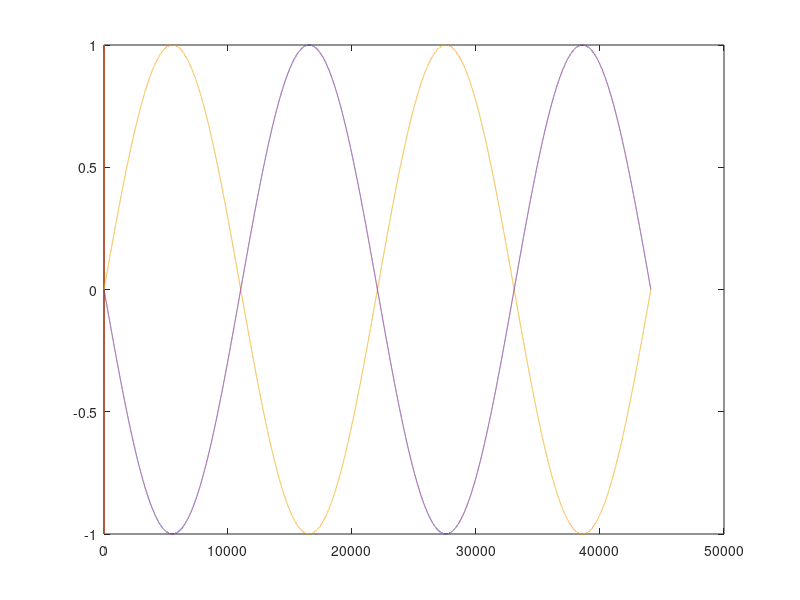

Source code (MATLAB):
clc, clear all, close all
%%
% inversion de polaridad : cambiar la senal en sus valores de amplitud positivos
% por los negativos (positvo = compresion de la senal).. no depende d ela
% frecuencia

entrada = [0; 0.5;1;0.5;0;-0.5;-1;-0.5;0],amplitud = -1; 

for muestra = 1: length(entrada) 
    salida(muestra,1) = amplitud * entrada(muestra,1); % anadir una amplitud a la senal de entrada que cambia el signo

end
plot(entrada), hold on,plot(salida);

%%
% con senales
fs = 44100, Ts = 1 / fs;
t = 0: Ts : 1 , t = t(:); 
frec = 2;
senal = sin(2 * pi * frec * t), amplitud = -1; 

for muestra = 1: length(senal) 
    salida(muestra,1) = amplitud * senal(muestra,1); % anadir una amplitud a la senal de entrada que cambia el signo

end
plot(senal), hold on,plot(salida);


% https://www.youtube.com/watch?v=S1u3RVdIA-
% https://www.youtube.com/watch?v=Wv_RMhLu_So